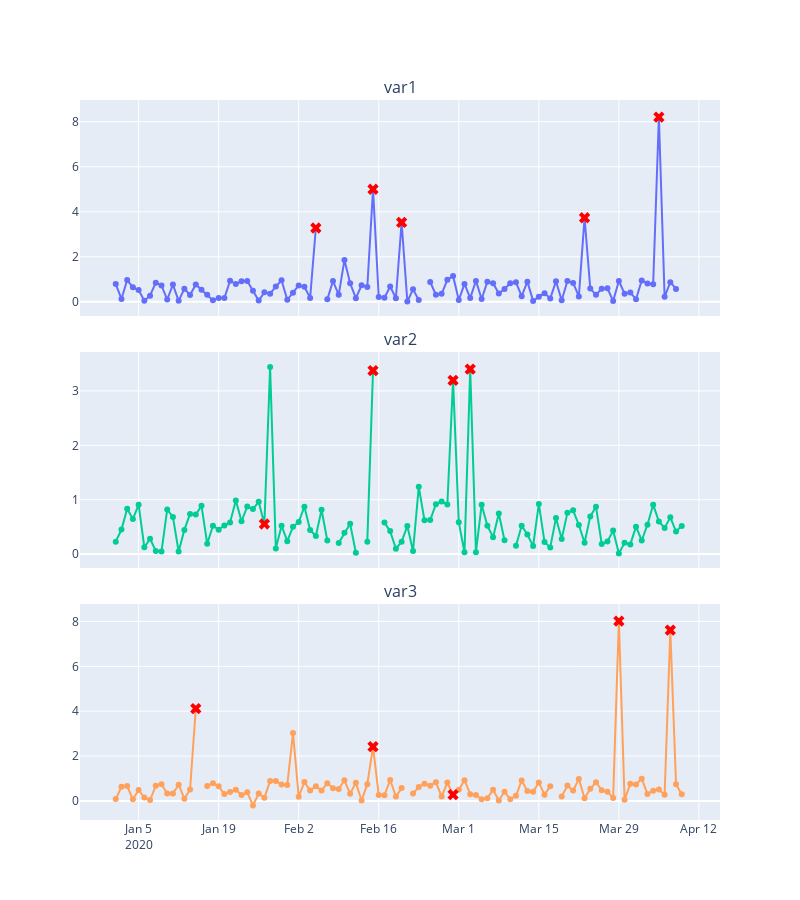

Notebook cell for this chart:
### Code cell
# plot final data with anomalies
plot_df(df_final)
